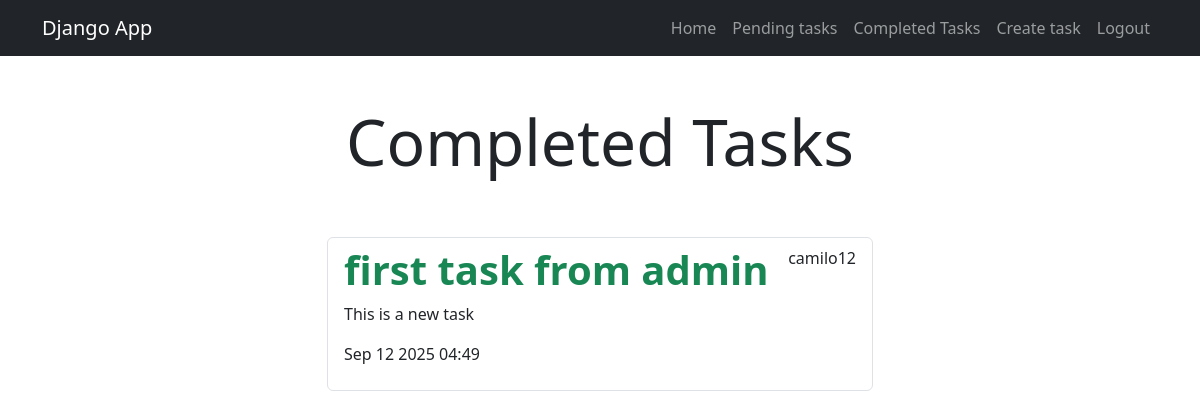
Page /tasks_completed/ (signed in) on the earlier database version.
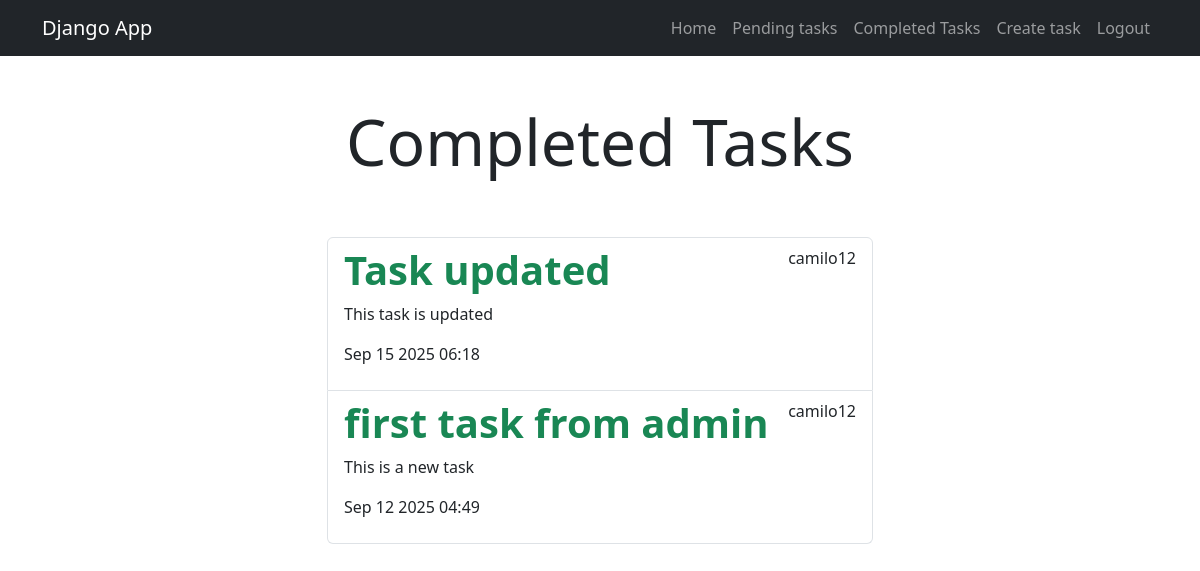
Same page on the later database version.
### tasks/models.py (models this page shows, shortened)
class Task(models.Model):
    title = models.CharField(max_length=100)
    description = models.TextField(blank=True)
    created = models.DateTimeField(auto_now_add=True)
    datecompleted = models.DateTimeField(null=True, blank=True)
    important = models.BooleanField(default=False)
    user = models.ForeignKey(User, on_delete=models.CASCADE)

### tasks/views.py (the view)
# urls.py: path('tasks_completed/', views.tasks_completed, name='task_completed'),
@login_required
def tasks_completed(request):
    tasks = Task.objects.filter(
        user=request.user, datecompleted__isnull=False).order_by('-datecompleted')
    return render(request, 'tasks.html', {
        'tasks': tasks,
        'view_type': 'completed'
    })

### tasks/templates/tasks.html
{% extends 'base.html' %}
{% block content%}
<main class="container">
    <div class="row">
        <div class="col-md-6 offset-md-3">
            {% if view_type == 'completed' %}
                <h1 class="text-center display-3 py-5">Completed Tasks</h1>
            {% else %}
                <h1 class="text-center display-3 py-5">Pending Tasks</h1>
            {% endif %}
            <ul class="list-group">
            {% for task in tasks %}
            <a href="{% url 'task_detail' task.id %}" class="list-group-item">
                <header class="d-flex justify-content-between">
                    {% if task.important %}
                   <h1 class="fw-bold text-success">{{task.title}}</h1>
                    {% else %}
                    <h1 class="fw-bold">{{task.title}}</h1>
                    {% endif %}
                    <p>{{task.user.username}}</p>
                </header>
                <p>{{task.description}}</p>
                <p>{{task.datecompleted|date:'M j Y H:i' }}</p>
            </a>
            {% endfor %}
            </ul>
        </div>
    </div>
</main>
{% endblock %}

Differences in the rows shown:
now on this page (row edited): Task: title "Task updated", user.username "camilo12", description "This task is updated", datecompleted "Sep 15 2025 06:18"
